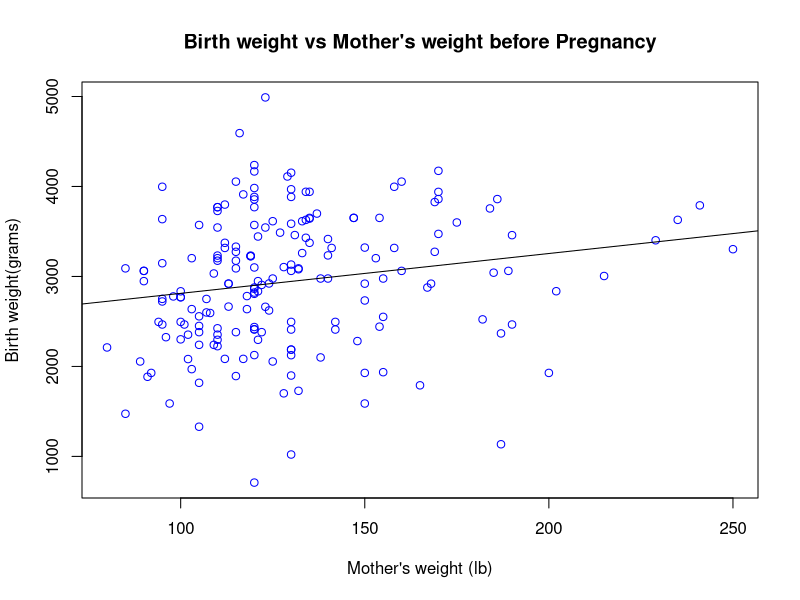
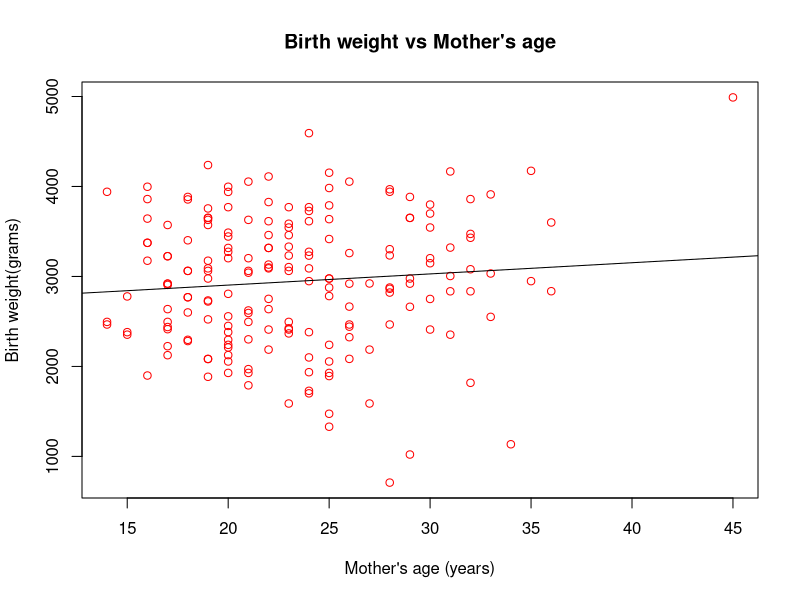
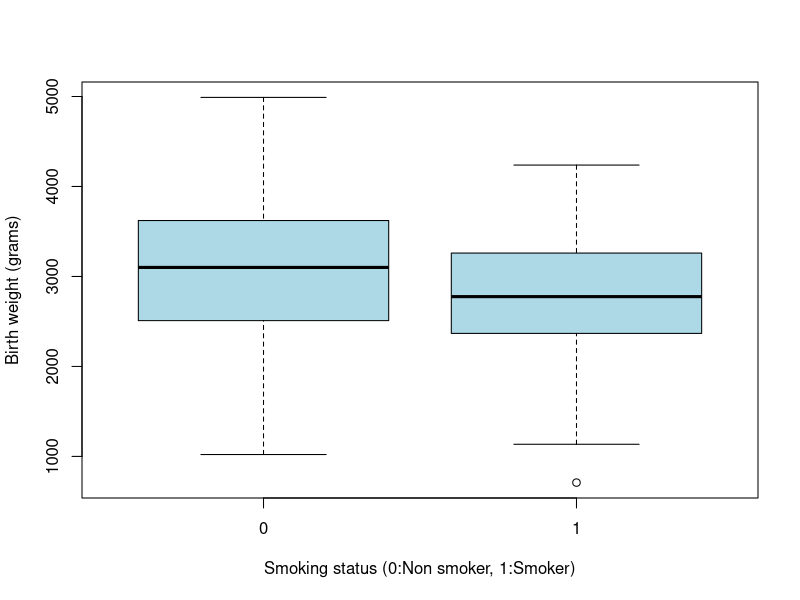
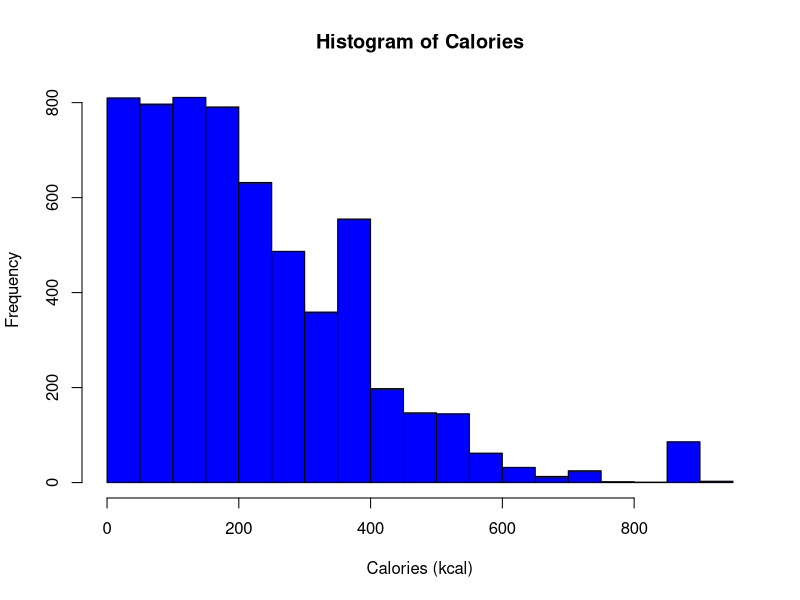
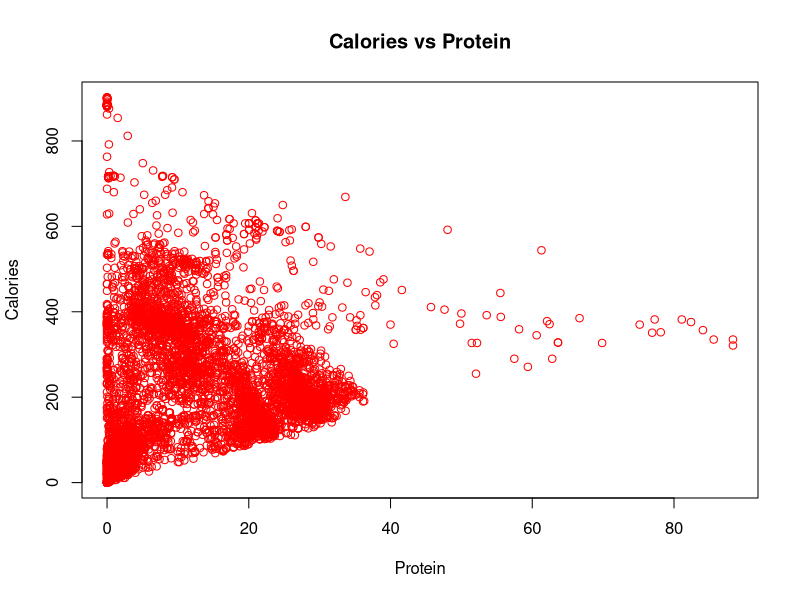
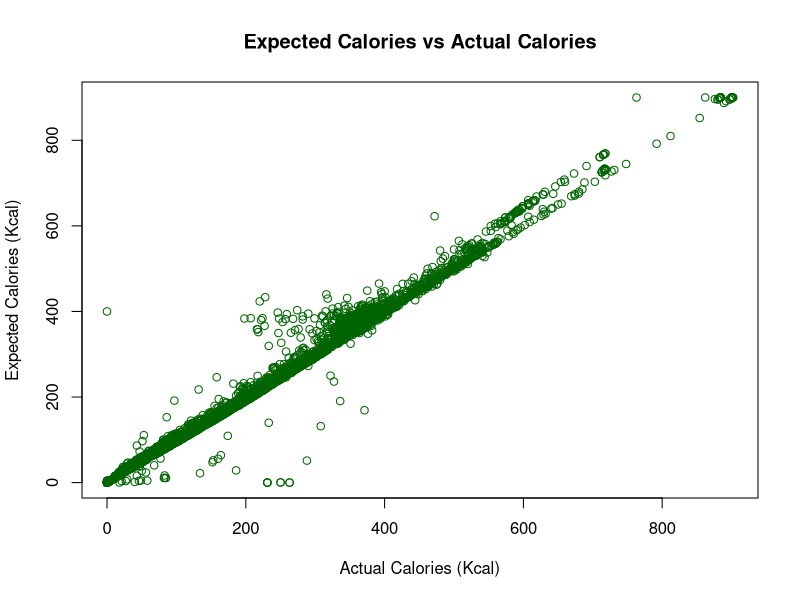

Write the R code that produced these figures, in order. (Note: this script raises an error after producing the figures.)
## ---- chunk 1
library("ggplot2")
## ---- chunk 2
msleep = ggplot2::msleep
dim(msleep)
## ---- chunk 3
mean(msleep[["sleep_rem"]], na.rm = TRUE)

## ---- chunk 4
sd(msleep[["brainwt"]], na.rm = TRUE)
## ---- chunk 5
max_row = which.max(msleep[["sleep_rem"]])
msleep[max_row,"name"]

## ---- chunk 6
carni_bodywt = msleep[(msleep$vore == "carni") & !(is.na(msleep$vore)),]$bodywt

mean(carni_bodywt, na.rm = TRUE)

## ---- chunk 7
library("MASS")
birthwt = MASS::birthwt
?birthwt
## ---- chunk 8
plot(bwt~lwt,data= birthwt,ylab ="Birth weight(grams)", xlab = "Mother's weight (lb)", col ="blue",main = "Birth weight vs Mother's weight before Pregnancy")
abline(lm(bwt ~ lwt, birthwt))
## ---- chunk 9
plot(bwt~age,data= birthwt,ylab ="Birth weight(grams)", xlab = "Mother's age (years)", col ="red",main = "Birth weight vs Mother's age")
abline(lm(bwt ~ age, birthwt))

## ---- chunk 10
boxplot(bwt~smoke,birthwt, col = "light blue", ylab = "Birth weight (grams)", xlab ="Smoking status (0:Non smoker, 1:Smoker)" )

## ---- chunk 11
df = read.csv("nutrition-2018.csv")
hist(df$Calories, col = "blue", xlab = "Calories (kcal)", main = "Histogram of Calories")


## ---- chunk 12
plot(Calories~Protein, data = df, col ="red",main = "Calories vs Protein" )
## ---- chunk 13
df$Total = 4*df$Protein + 4*df$Carbs + 9*df$Fat

plot(Total~Calories, df, col = "dark green", main = "Expected Calories vs Actual Calories", ylab ="Expected Calories (Kcal)", xlab = "Actual Calories (Kcal)")

## ---- chunk 14
a = 1:10
b = 10:1
c = rep(1, times = 10)
d = 2 ^ (1:10)
## ---- chunk 15

sqrt(mean(sum_of_squares(d)))

## ---- chunk 16

sqrt(mean(sum_of_squares(a-b)))

## ---- chunk 17
set.seed(42)
x = 1:100
y = rnorm(1000)
z = runif(150, min = 0, max = 1)
## ---- chunk 18
library(MASS)
melanoma = MASS::Melanoma
densplot(melanoma$age)
## ---- chunk 19
#1
library(MASS)
melanoma = MASS::Melanoma
sum(melanoma$status == 1)

#2
mean(melanoma[melanoma$status == 2,]$age)

#3
mammals = MASS::mammals
max_i = which.max(mammals$brain/mammals$body)
mammals[max_i,]

#4
boxplot(iris)

apply(iris,2,sd)



#5
#min(z[[1]])+max(z[[2]])+mean(z[[3]])

#6 New york
## ---- chunk 20
#7
print("mean air quality")
View(airquality)
mean(airquality[airquality$Month==5,]$Wind )
## ---- chunk 21
#8

mean(airquality$Ozone, na.rm = TRUE)

#9

plot(airquality$Wind,airquality$Temp)
abline(lm(Temp ~ Wind,airquality))

## ---- chunk 22
#10

set.seed(1337)
x = rnorm(10000)
sum(x>2|x< -2)/

## ---- chunk 23
#11

f<- function(input = 42) 
{
  input[input<0] = 0
  return(input)
}

set.seed(42)
x = rnorm(100, mean = 0, sd = 10)

mean(f(input = x)) - f()
## ---- chunk 24
#12

x0 = rep(1,30)
x1 = (1:30)^2

set.seed(42)
y  = 5 * x0 + x1 + rnorm(n = 30, mean = 0 , sd = 1)
mean(y)

#13
x0 = rep(1,30)
x1 = (1:30)^2

X = cbind(x0,x1)

sum(X[17,]+X[19,])



## ---- chunk 25
#14
set.seed(42)
x0 = rep(1,30)
x1 = (1:30)^2
X = cbind(x0,x1)
y  = 5 * x0 + x1 + rnorm(n = 30, mean = 0 , sd = 1)
beta = ginv(t(X)%*% X)%*%t(X)%*%y

sum(beta)

## ---- chunk 26
#15
y_hat = X%*%beta 
sum((y-y_hat)^2)



## ---- chunk 27
apply(iris[,-5],2,sd)
